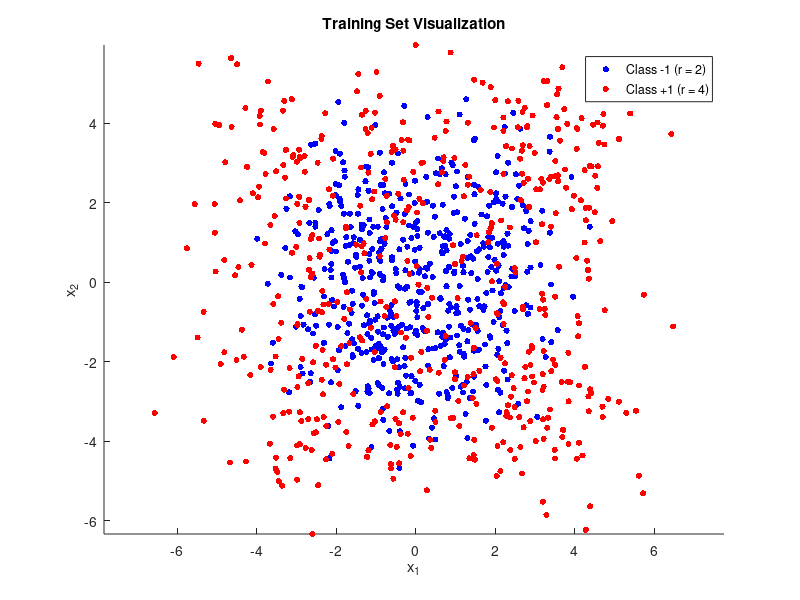

Here is the MATLAB script that generated this plot: (Note: this script raises an error after producing the figure.)
%% Homework 4: Question 1: Support Vector Machines (SVM) Classifier
clear all; close all;

%% Generate and visualize training and test data
% Parameters
Ntrain = 1000; Ntest  = 10000;       
r_neg  = 2; r_pos  = 4; sigma  = 1;       

% Generate training data
X_train_neg = (r_neg * [cos(rand(Ntrain/2,1)*2*pi - pi),  sin(rand(Ntrain/2,1)*2*pi - pi)]) + sigma * randn(Ntrain/2,2);
y_train_neg = 1 * ones(Ntrain/2,1);

X_train_pos = (r_pos * [cos(rand(Ntrain/2,1)*2*pi - pi),  sin(rand(Ntrain/2,1)*2*pi - pi)]) + sigma * randn(Ntrain/2,2);
y_train_pos = 2 * ones(Ntrain/2,1);

xTrain = [X_train_neg; X_train_pos]; yTrain = [y_train_neg; y_train_pos];
xTrain = xTrain'; yTrain = yTrain';

% Generate test data
X_test_neg  = (r_neg * [cos(rand(Ntest/2,1)*2*pi - pi),  sin(rand(Ntest/2,1)*2*pi - pi)]) + sigma * randn(Ntest/2,2);
y_test_neg  = 1 * ones(Ntest/2,1);

X_test_pos  = (r_pos * [cos(rand(Ntest/2,1)*2*pi - pi),  sin(rand(Ntest/2,1)*2*pi - pi)]) + sigma * randn(Ntest/2,2);
y_test_pos  = 2 * ones(Ntest/2,1);

xTest = [X_test_neg; X_test_pos]; yTest = [y_test_neg; y_test_pos];
xTest = xTest'; yTest = yTest';

N = size(xTrain, 2); idx = randperm(N); % random permutation       
xTrain = xTrain(:, idx);    % shuffle columns of xTrain
yTrain = yTrain(idx);       % shuffle labels the same way

N = size(xTest, 2); idx = randperm(N); % random permutation
xTest = xTest(:, idx);    % shuffle columns of xTrain
yTest = yTest(idx);       % shuffle labels the same way


% Plot training set
figure(19); hold on; 
scatter(X_train_neg(:,1), X_train_neg(:,2), 20, 'b', 'filled');
scatter(X_train_pos(:,1), X_train_pos(:,2), 20, 'r', 'filled');
xlabel('x_1'); ylabel('x_2');
title('Training Set Visualization');
legend('Class -1 (r = 2)', 'Class +1 (r = 4)');
axis equal;

%% SVM Classifier Training
% Train a Gaussian kernel SVM with cross-validation
% to select hyperparameters that minimize probability 
% of error (i.e. maximize accuracy; 0-1 loss scenario)
K = 10;
max_correct = 0; best_boxConstraint = 0; best_kernelScale = 0;
dummy = ceil(linspace(0,Ntrain,K+1));
for k = 1:K
    indPartitionLimits(k,:) = [dummy(k)+1,dummy(k+1)]; 
end
CList = 10.^linspace(-1,9,11); sigmaList = 10.^linspace(-2,3,13);
CList = logspace(-2,3,15); sigmaList = logspace(-2,2,15);
for sigmaCounter = 1:length(sigmaList)
    [sigmaCounter,length(sigmaList)];
    kernelScale = sigmaList(sigmaCounter);
    for CCounter = 1:length(CList)
        C = CList(CCounter);
        for k = 1:K
            indValidate = [indPartitionLimits(k,1):indPartitionLimits(k,2)];
            xValidate = xTrain(:,indValidate); % Using folk k as validation set
            lValidate = yTrain(indValidate);
	    if k == 1
        	indTrain = [indPartitionLimits(k,2)+1:Ntrain];
	    elseif k == K
        	indTrain = [1:indPartitionLimits(k,1)-1];
	    else
        	indTrain = [1:indPartitionLimits(k,1)-1,indPartitionLimits(k,2)+1:Ntrain];
	    end
            % using all other folds as training set
            x_Train = xTrain(:,indTrain); 
            lTrain = yTrain(indTrain);
            SVMk = fitcsvm(x_Train',lTrain,'BoxConstraint',C,'KernelFunction','gaussian','KernelScale',kernelScale);
            dValidate = SVMk.predict(xValidate')'; % Labels of validation data using the trained SVM
            indCORRECT = find(lValidate == dValidate); 
            Ncorrect(k)=length(indCORRECT);
            
        end 
        
        % Pick best model order
        if sum(Ncorrect) > max_correct
            max_correct = sum(Ncorrect);
            best_boxConstraint = C;
            best_kernelScale = kernelScale;         
        end 
        
        PCorrect(CCounter,sigmaCounter)= sum(Ncorrect)/Ntrain;
        Accuracy = PCorrect(CCounter,sigmaCounter)*100;
        numColors = 20;        % however many iterations you want
        colors = parula(numColors);
       
        figure(2);     % connecting line
        scatter(C, Accuracy, 50, colors(sigmaCounter,:), 'filled')
        hold on
         % Set the x-axis to a logarithmic scale
        set(gca, 'XScale', 'log');
        ylim([40 85])
        ylabel("Accuracy")
     	("Box Constraint")
        hold on 
        
        fprintf('=== Accuracy of SVM ===\n');
        fprintf('Box Constraint =%.2f, kernel width =%.2f, Training Accuracy: %.2f%%\n', C, kernelScale, PCorrect(CCounter,sigmaCounter)*100);
        fprintf('\n') 
        
    end 
    
    figure(17);     % connecting line
    scatter(kernelScale, Accuracy, 50, colors(sigmaCounter,:), 'filled')
    hold on
    % Set the x-axis to a logarithmic scale
    set(gca, 'XScale', 'log');
    ylabel("Accuracy")
    ("Box Constraint")
    hold on   
end

% Retrain on full training data with best hyperparameters
SVMfinal = fitcsvm(xTrain',yTrain,'BoxConstraint', best_boxConstraint,'KernelFunction','gaussian','KernelScale', best_kernelScale);

 %% Performance Assessment 
% Test on large test set
yPred = SVMfinal.predict(xTest')'; % Labels of validation data using the trained SVM
indCORRECT = find(yTest == yPred); 
Ncorrect =length(indCORRECT);
PCorrect= sum(Ncorrect)/Ntest;
test_accuracy = PCorrect*100;
test_error = 100 - test_accuracy; 

fprintf('=== Test Accuracy of mlp ===\n');
fprintf('Best Box Constraint =%d, Best kernel width =%d, Test Error=%.3f, Test Accuracy: %.2f%%\n', best_boxConstraint, best_kernelScale, test_error, test_accuracy);
fprintf('\n')

%% Visualize Best Performance Results 
figure(18); hold on;
xlabel('x_1'); ylabel('x_2');
title('SVM Classification Results');
axis equal;

% Two shades of green (for correct classifications)
greenShades = [0.2 0.8 0.2; 
               0.0 0.6 0.0];
outputDim = 2;   % Two classes

for k = 1:outputDim
    correctIdx = find(yTest == k & yPred == k);
    incorrectIdx = find(yTest == k & yPred ~= k);

    % Correct: shaded green
    scatter(xTest(1, correctIdx), xTest(2, correctIdx), ...
            20, greenShades(k,:), 'filled');

    % Incorrect: red
    scatter(xTest(1, incorrectIdx), xTest(2, incorrectIdx), ...
            20, 'r', 'filled');
end

legend({'Correct (Class 1)', 'Correct (Class 2)', 'Incorrect'}, ...
       'Location', 'bestoutside');
hold off;
